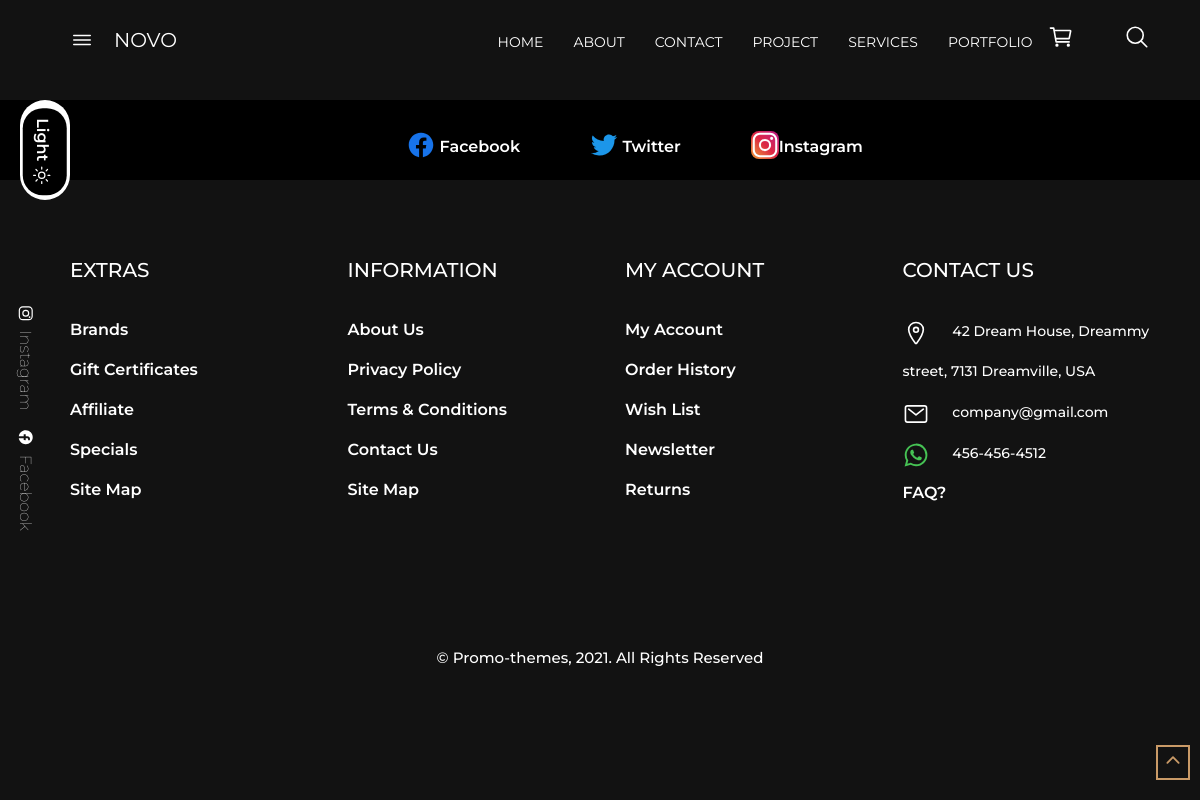
/thankyou/, run on the app's committed database.
### app/models.py (models this page shows, shortened)
class Navlogo(models.Model):
    user = models.ForeignKey(User,on_delete=models.CASCADE)
    navlogo = models.TextField(max_length=100)

class Navitem_1(models.Model):
    navitem_1 = models.TextField(max_length=100)

class Navitem_2(models.Model):
    navitem_2 = models.TextField(max_length=100)

class Navitem_3(models.Model):
    navitem_3 = models.TextField(max_length=100)

class Navitem_4(models.Model):
    navitem_4 = models.TextField(max_length=100)

class Navitem_5(models.Model):
    navitem_5 = models.TextField(max_length=100)

class Navitem_6 (models.Model):
    navitem_6 = models.TextField(max_length=100)

class FooterColumn1(models.Model):
    title = models.CharField(max_length=100)
    item1 = models.CharField(max_length=100)
    item2 = models.CharField(max_length=100)
    item3 = models.CharField(max_length=100)
    item4 = models.CharField(max_length=100)
    item5 = models.CharField(max_length=100)

class FooterColumn2(models.Model):
    title = models.CharField(max_length=100)
    item1 = models.CharField(max_length=100)
    item2 = models.CharField(max_length=100)
    item3 = models.CharField(max_length=100)
    item4 = models.CharField(max_length=100)
    item5 = models.CharField(max_length=100)

class FooterColumn3(models.Model):
    title = models.CharField(max_length=100)
    item1 = models.CharField(max_length=100)
    item2 = models.CharField(max_length=100)
    item3 = models.CharField(max_length=100)
    item4 = models.CharField(max_length=100)
    item5 = models.CharField(max_length=100)

class FooterColumn4(models.Model):
    title = models.CharField(max_length=100)
    item1 = models.CharField(max_length=100)
    item2 = models.CharField(max_length=100)
    item3 = models.CharField(max_length=100)
    item4 = models.CharField(max_length=100)

### app/views.py (the view)
# urls.py: path('thankyou/',views.thanks,name='thanks'),
def thanks(request):
    navlogo = Navlogo.objects.all()
    navitem_1 = Navitem_1.objects.all()
    navitem_2 = Navitem_2.objects.all()
    navitem_3 = Navitem_3.objects.all()
    navitem_4 = Navitem_4.objects.all()
    navitem_5 = Navitem_5.objects.all()
    navitem_6 = Navitem_6.objects.all()
    navsubitem_1 = Navsubitem_1.objects.all()
    navsubitem_2 = Navsubitem_2.objects.all()
    navsubitem_3 = Navsubitem_3.objects.all()
    navsubitem_4 = Navsubitem_4.objects.all()
    navsubitem_5 = Navsubitem_5.objects.all()
    navsubitem_6 = Navsubitem_6.objects.all()
    leftMenu = LeftMenu.objects.all()
    latesttitle = Latesttitle.objects.all()
    lastestpicture = LastestPicture.objects.all()
    leftcontact = LeftContact.objects.all()
    footerColumn1 = FooterColumn1.objects.all()
    footerColumn2 = FooterColumn2.objects.all()
    footerColumn3 = FooterColumn3.objects.all()
    footerColumn4 = FooterColumn4.objects.all()
    copyRight = CopyRight.objects.all()
    return render (request,'app/thanks.html',
        {"navlogo":navlogo,
        "navitem_1":navitem_1,
        "navitem_2" : navitem_2,
        "navitem_3" : navitem_3,
        "navitem_4" : navitem_4,
        "navitem_5" : navitem_5,
        "navitem_6" : navitem_6 ,
        "navsubitem_1" : navsubitem_1,
        "navsubitem_2" :  navsubitem_2,
        "navsubitem_3" :  navsubitem_3,
        "navsubitem_4" :  navsubitem_4,
        "navsubitem_5" :  navsubitem_5,
        "navsubitem_6" :  navsubitem_6,
        "leftMenu": leftMenu,
        "latesttitle": latesttitle,
        "lastestpicture":lastestpicture,
        "leftcontact":    leftcontact,
        "footerColumn1" : footerColumn1,
        "footerColumn2" : footerColumn2,
        "footerColumn3" : footerColumn3,
        "footerColumn4" : footerColumn4,
        "copyRight" : copyRight,
        })

### app/templates/app/thanks.html
{% extends 'app/base.html' %}
{% load static %}

### app/templates/app/navbar.html (shortened to what this page needs)
{% load static %}
<nav id="navbar">
    <div class="left-nav">
        <ion-icon name="menu-outline" id="left-menu-icon" onclick="sliderNav()"></ion-icon>
        {% for logo in navlogo %}
          <span class="left-menu-logo">{{logo.navlogo}}</span>
        {% endfor %}
    </div>
    <ul id="rightnavitems" style="left:-100%;">
        {%  for navitem_1 in navitem_1 %}
        <li><a href="/">{{navitem_1.navitem_1}}</a></li>
        {% endfor %}
        {%  for navitem_2 in navitem_2 %}
        <li><a href="{% url 'aboutus' %}">{{navitem_2.navitem_2}}</a></li>
        {% endfor %}
        {%  for navitem_3 in navitem_3 %}
        <li><a href="#">{{navitem_3.navitem_3}}</a></li>
        {% endfor %}
        {%  for navitem_4 in navitem_4 %}
            <li><a href="#">{{navitem_4.navitem_4}}</a></li>
        {% endfor %}
         {%  for navitem_5 in navitem_5 %}
        <li><a href="#" class="subitems"  onclick="servicesItem()">{{navitem_5.navitem_5}}</a>
        </li>
        {% endfor %}
         {% for navitem_6 in navitem_6 %}
            <li>
                <a href="#">{{navitem_6.navitem_6}}</a>
            </li>
        {% endfor %}
    </ul>
    <div class="nav-icon">
        <a href="#"><ion-icon name="cart-outline"></ion-icon></a>
        <a href="#"><ion-icon name="search-outline"></ion-icon></a>
    </div>
</nav>
<header>
</header>
<div class="back-to-top" id="mybtn">
    <ion-icon name="chevron-up-outline"></ion-icon>
</div>
<div class="dark-light">
    <p id="light">Light
        <ion-icon name="sunny-outline"></ion-icon>
    </p>
</div>
<div class="social-icons">
    <a href="#">
        <ion-icon name="logo-instagram"></ion-icon>
        Instagram
    </a>
    <a href="#">
        <ion-icon name="logo-facebook"></ion-icon>
        Facebook
    </a>
</div>

### app/templates/app/footer.html (shortened to what this page needs)
<div class="footer-socialicons">
  <a href=""><ion-icon name="logo-facebook" class="facebook-footer"></ion-icon> Facebook</a>
  <a href=""><ion-icon name="logo-twitter" class="twitter"></ion-icon> Twitter</a>
  <a href=""><ion-icon name="logo-instagram" class="instagram-footer"> </ion-icon>Instagram</a>
</div>
<footer id="footer" class="section footer">
    <div class="container">
      <div class="footer-container">
        <div class="footer-center">
          {% for footerColumn1 in footerColumn1 %}
              <h3>{{footerColumn1.title}}</h3>
              <a href="#">{{footerColumn1.item1}}</a>
              <a href="#">{{footerColumn1.item2}}</a>
              <a href="#">{{footerColumn1.item3}}</a>
              <a href="#">{{footerColumn1.item4}}</a>
              <a href="#">{{footerColumn1.item5}}</a>
          {% endfor %}
        </div>
        <div class="footer-center">
          {% for footerColumn2 in footerColumn2 %}
              <h3>{{footerColumn2.title}}</h3>
              <a href="#">{{footerColumn2.item1}}</a>
              <a href="#">{{footerColumn2.item2}}</a>
              <a href="#">{{footerColumn2.item3}}</a>
              <a href="#">{{footerColumn2.item4}}</a>
              <a href="#">{{footerColumn2.item5}}</a>
          {% endfor %}
        </div>
        <div class="footer-center">
          {% for footerColumn3 in footerColumn3 %}
            <h3>{{footerColumn3.title}}</h3>
            <a href="#">{{footerColumn3.item1}}</a>
            <a href="#">{{footerColumn3.item2}}</a>
            <a href="#">{{footerColumn3.item3}}</a>
            <a href="#">{{footerColumn3.item4}}</a>
            <a href="#">{{footerColumn3.item5}}</a>
          {% endfor %}
        </div>
        <div class="footer-center">
          {% for footerColumn4 in footerColumn4 %}
          <h3>{{footerColumn4.title}}</h3>
          <div>
            <span>
             <a href=""  style="display: inline-flex;"><ion-icon name="location-outline"></ion-icon></a>
            </span>
            {{footerColumn4.item1}}
          </div>
          <div>
            <span>
              <a href=""  style="display: inline-flex;"> <ion-icon name="mail-outline"></ion-icon></a>
            </span>
             {{footerColumn4.item2}}
          </div>
          <div>
            <span>
              <a href="" style="display: inline-flex;"><ion-icon name="logo-whatsapp" class="whatsapp"></ion-icon></a>
            </span>
            {{footerColumn4.item3}}
          </div>
          <div>
          <a href="">{{footerColumn4.item4}}</a>
          </div>
          {% endfor %}
        </div>
      </div>
    </div>
    <div style="display: flex; height: 50px; align-items: center; justify-content: center; position: relative; top: 120px;">
        <p class="text-center copyright" style="font-size: 15px;">© Promo-themes, 2021. All Rights Reserved</p>
    </div>
  </footer>

### app/static/app/css/navbarfooter.css (style rules this page uses)
:root { --mybtn: #c99a67; --text-w: #fff; --bg: #121212; --text-b: #fff; }
:root { --font-weight:500; }
html { scroll-behavior: smooth; font-size: 20px; }
body { background-color: var(--bg); }
nav { display: flex; justify-content: space-between; align-items: center; height: 80px; width: 100%; position: fixed; transition: 0.5s; z-index: 100000; }
.nav-icon { font-size: 1.3rem; color: var(--text-w) !important; display: flex; }
.nav-icon a { font-size: 1.3rem; color: #fff !important; margin-right: 50px; align-self: center; }
.left-nav { margin-left: 70px; display: flex; color:#fff; }
#left-menu-icon { font-size: 1.2rem; cursor: pointer; }
.left-menu-logo { margin-left: 20px; font-family: 'Montserrat'; }
nav ul { display: flex; list-style-type: none; width: 70%; justify-content: flex-end; }
nav ul li { margin-left: 30px; position: relative; }
nav ul li a { font-family: 'Montserrat'; font-size: 0.7rem; font-weight: 400; color: #fff; text-transform: uppercase; }
nav ul li a::before { content: ''; position: absolute; width: 0; height: 2px; background-color: var(--mybtn); top: 20px; left: 15px; transform: translateX(-20%); transition: 0.5s; }
.subitems { padding-bottom: 200px; }
.nav-icon { font-size: 1.2rem; }
.dark-light { cursor: pointer; background-color: #fff; position: fixed; left: 20px; top: 100px; z-index:100000; width: 50px; height: 100px; border-radius: 50px; }
#light { position: fixed; top: 130px; z-index:100000; left: 1px; font-size: 0.8rem; color: #000; border-radius: 20px; transform: rotate(90deg); font-weight: 600; background-color: #000; color:#fff; padding: 10px; }
#light ion-icon { position: relative; font-size: 1rem; top: 5px; color: #fff; }
header { width: 100%; position: fixed; height: 5px; top: 80px; z-index: 1000; }
.left-menu-content h1,p { color: #fff; }
.whatsapp { color: #46c254 !important; }
.footer-socialicons { width: 100%; height: 80px; background-color: #000; margin-bottom: 50px; position: relative; top: 100px; display: flex; justify-content: center; align-items: center; }
.footer-socialicons a { font-size: 0.8rem; color: #fff; margin-left: 10px; }
.footer-socialicons ion-icon { font-size: 1.4rem; margin-left: 60px; position: relative; top: 7px; }
.facebook-footer { color: #1773ea; }
.twitter { color: #1c96e9; }
.instagram-footer { background: #f09433; background: -moz-linear-gradient(45deg, #f09433 0%, #e6683c 25%, #dc2743 50%, #cc2366 75%, #bc1888 100%); background: -webkit-linear-gradient(45deg, #f09433 0%,#e6683c 25%,#dc2743 50%,#cc2366 75%,#bc1888 100%); background: linear-gradient(45deg, #f09433 0%,#e6683c 25%,#dc2743 50%,#cc2366 75%,#bc1888 100%); filter: progid:DXImageTransform.Microsoft.gradient( startColorstr='#f09433', endColorstr='#bc1888',GradientType=1 ); border-radius: 8px; }
footer { height: auto; }
.footer { background-color: var(--black); padding: 6rem 1rem; line-height: 2rem; background-color: var(--bg); }
.footer-center span { margin-right: 1rem; }
.footer-container { display: grid; grid-template-columns: repeat(4, 1fr); color: var(--white); margin-left: 50px; }
.footer-center a:link, .footer-center a:visited { display: block; color: var(--text-b); font-size: 0.8rem; transition: 0.6s; }
.footer-center div { color: var(--text-b); font-size: 0.7rem; font-weight: var(--font-weight); }
.footer-center h3 { font-size: 1rem; font-weight: 400; margin-bottom: 1rem; color: var(--text-b); font-weight: var(--font-weight); }
.footer ion-icon { font-size: 1.3rem; position: relative; top: 10px; }
.copyright { color: var(--text-b); font-weight: var(--font-weight); }

### app/static/app/css/main.css (style rules this page uses)
* { margin: 0px; padding: 0px; box-sizing: border-box; font-family: 'Montserrat'; }
:root { --mybtn: #c99a67; --text-w: #fff; --bg: #121212; --text-b: #fff; }
:root { --font-weight:500; }
html { scroll-behavior: smooth; font-size: 20px; }
a { text-decoration: none; }
.back-to-top { position: fixed; right: 10px; bottom: 20px; }
#mybtn { border: 2px solid var(--mybtn); padding: 3px 5px; cursor: pointer; color: var(--mybtn); z-index: 1000000000000000000; transition: 0.3s; }
.social-icons { position: absolute; left: -90px; z-index: 10000; top: 50%; transform: rotate(90deg); }
.social-icons a { color: var(--text-w); font-weight: 100; font-size: 0.8rem; margin:5px; transition: 0.4s; color: #fff; }
.social-icons a ion-icon { margin:5px; position: relative; bottom: -7px; color: #fff; }

### app/static/app/css/mediaqueries.css (style rules this page uses)
html { font-size: 20px; }

### app/static/app/css/commonclasses.css (style rules this page uses)
html { font-size: 20px; }
.text-center { text-align: center; }

### data on the page
Navlogo: navlogo "NOVO"
Navitem_1: navitem_1 "HOME"
Navitem_2: navitem_2 "ABOUT"
Navitem_3: navitem_3 "CONTACT"
Navitem_4: navitem_4 "PROJECT"
Navitem_5: navitem_5 "SERVICES"
Navitem_6: navitem_6 "PORTFOLIO"
FooterColumn1: title "EXTRAS", item1 "Brands", item2 "Gift Certificates", item3 "Affiliate", item4 "Specials", item5 "Site Map"
FooterColumn2: title "INFORMATION", item1 "About Us", item2 "Privacy Policy", item3 "Terms & Conditions", item4 "Contact Us", item5 "Site Map"
FooterColumn3: title "MY ACCOUNT", item1 "My Account", item2 "Order History", item3 "Wish List", item4 "Newsletter", item5 "Returns"
FooterColumn4: title "CONTACT US", item1 "42 Dream House, Dreammy street, 7131 Dreamville, USA", item2 "company@gmail.com", item3 "456-456-4512", item4 "FAQ?"
